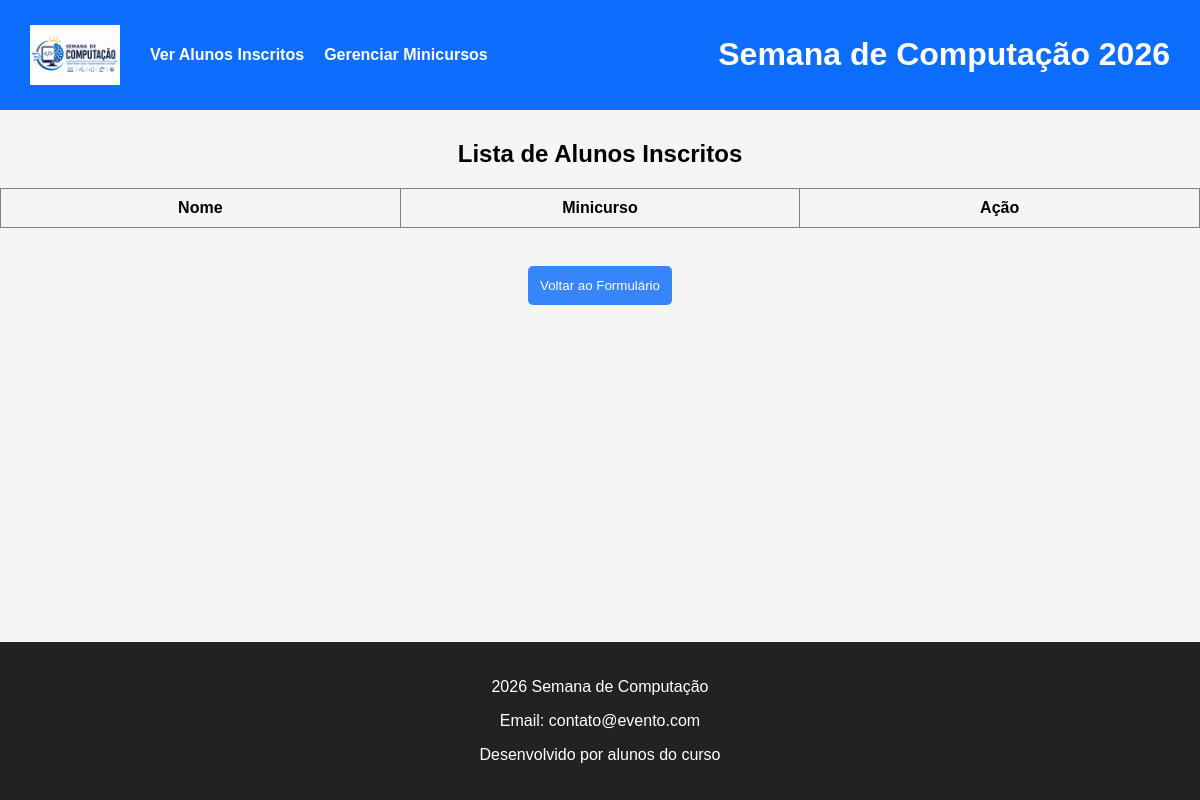
Before: /inscritos with the older database file.
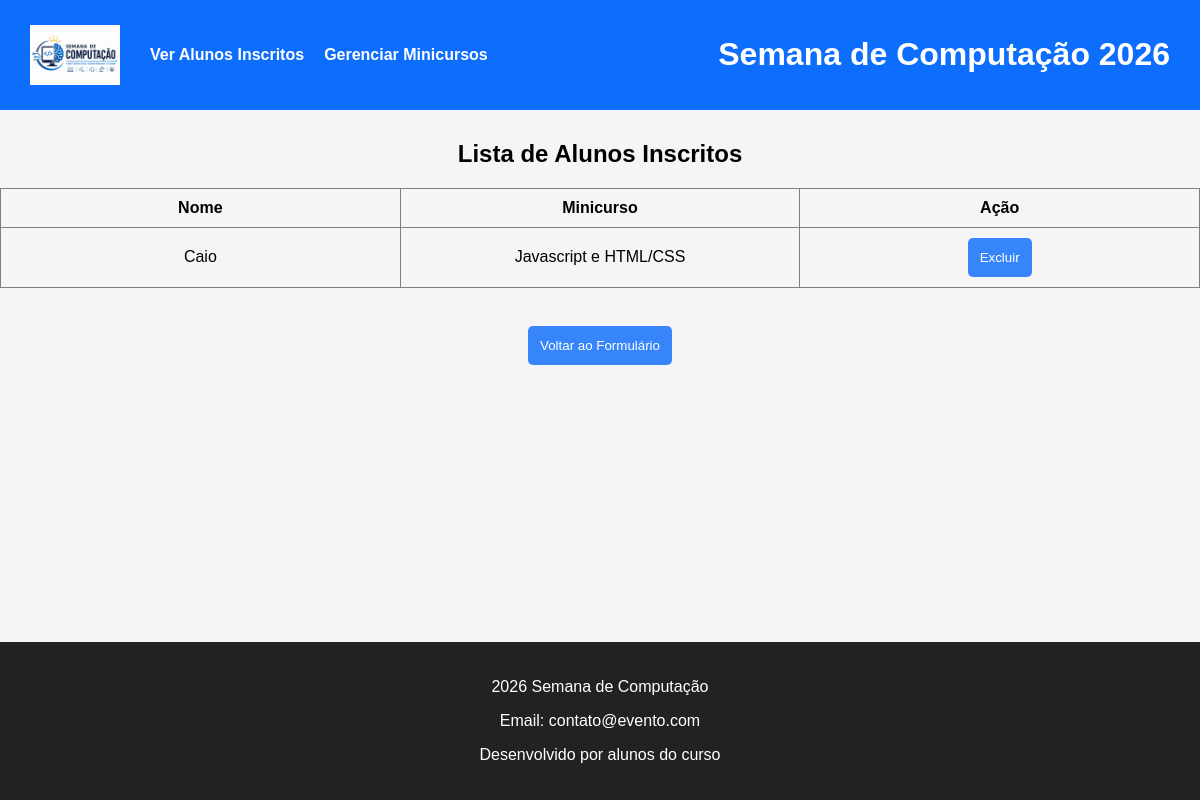
After: the same page with the newer database file.
### tables this page shows
CREATE TABLE inscritos (
            id INTEGER PRIMARY KEY AUTOINCREMENT,
            nome TEXT NOT NULL,
            minicurso_id INTEGER,
            FOREIGN KEY(minicurso_id) REFERENCES minicursos(id) ON DELETE CASCADE
        );

CREATE TABLE minicursos (
            id INTEGER PRIMARY KEY AUTOINCREMENT,
            nome TEXT NOT NULL UNIQUE
        );

### controllers/inscrito_controller.py (the view)
@inscrito_blueprint.route("/inscritos")
def listar_inscritos():
    lista = inscrito_dao.listar_todos()
    return render_template("inscritos.html", inscritos=lista)

### dao/inscrito_dao.py (called while the page is built)
    def listar_todos(self):
        conn = get_connection()
        cursor = conn.execute("""
            SELECT i.id, i.nome, i.minicurso_id, m.nome as minicurso_nome
            FROM inscritos i
            LEFT JOIN minicursos m ON i.minicurso_id = m.id
        """)
        rows = cursor.fetchall()
        conn.close()
        return [Inscrito(row['id'], row['nome'], row['minicurso_id'], row['minicurso_nome']) for row in rows]

### database.py (called while the page is built)
def get_connection():
    conn = sqlite3.connect(DATABASE_NAME)
    conn.execute("PRAGMA foreign_keys = ON;") # Força o SQLite a respeitar as regras de integridade e cascata
    conn.row_factory = sqlite3.Row  # Permite acessar colunas pelo nome!
    return conn

### templates/inscritos.html (shortened to what this page needs)
{% extends "layout.html" %}
{% block body %}
<h2>Lista de Alunos Inscritos</h2>
<table border="1" aria-label="Alunos inscritos e seus respectivos minicursos">
    <thead>
        <tr>
            <th scope="col">Nome</th>
            <th scope="col">Minicurso</th>
            <th scope="col">Ação</th>
        </tr>
    </thead>
    <tbody>
        {% for inscrito in inscritos %}
        <tr>
            <td>{{ inscrito.nome }}</td>
            <td>{{ inscrito.minicurso_nome }}</td>
            <td>
                <form action="/excluir" method="post" style="display:inline;">
                    <button type="submit"
                        onclick="return confirm('Tem certeza que deseja excluir a inscrição de {{ inscrito.nome }}?')">Excluir</button>
                </form>
            </td>
        </tr>
        {% endfor %}
    </tbody>
</table>
<br>
<div class="button-container"><button><a href="/">Voltar ao Formulário</a></button></div>
{% endblock %}

### templates/layout.html (shortened to what this page needs)
<!DOCTYPE html>
<html lang="pt-br">
<head>
   <link rel="stylesheet" href="{{ url_for('static', filename='css/estilo.css') }}">
</head>
<body>
   <div class="container">
      <header>
         <div class="header-container">
            <img src="{{ url_for('static', filename='images/logo.png') }}" width="90"
               alt="Logo oficial da Semana de Computação">
            <nav class="menu-navegacao" aria-label="Menu principal do sistema">
               <a href="/inscritos" class="link-menu">Ver Alunos Inscritos</a>
               <a href="/minicursos" class="link-menu">Gerenciar Minicursos</a>
            </nav>
         </div>
         <h1>Semana de Computação 2026</h1>
      </header>
      <section>
         {% block body %}
         {% endblock %}
      </section>
      <footer>
         <p>2026 Semana de Computação</p>
         <p>Email: contato@evento.com</p>
         <p>Desenvolvido por alunos do curso</p>
      </footer>
   </div>
</body>
</html>

### static/css/estilo.css (style rules this page uses)
body { font-family: Arial, Helvetica, sans-serif; margin: 0; background-color: #f5f5f5; min-height: 100vh; }
header { display: flex; justify-content: space-between; align-items: center; background: #0d6efd; color: white; padding: 15px 30px; }
a { text-decoration: none; color: inherit; }
.container { display: flex; flex-direction: column; align-itens: center; gap: 10px; min-height: 100vh; }
.header-container { display: flex; gap: 30px; align-items: center; }
.menu-navegacao { display: flex; gap: 20px; }
.menu-navegacao a { color: #fff; font-weight: bold; }
.button-container { margin-top: 20px; display: flex; gap: 15px; justify-content: center; align-content: center; }
section { flex: 1; width: 100%; }
footer { background: #222; color: white; text-align: center; padding: 20px; margin-top: auto; }
table { width: 100%; border-collapse: collapse; table-layout: fixed; }
th, td { padding: 10px; text-align: center; width: 33.33%; overflow: hidden; text-overflow: ellipsis; white-space: nowrap; }
button { padding: 12px; background: #0d6dfdd0; color: white; border: none; border-radius: 5px; cursor: pointer; }
h2, p { text-align: center; }

Changed rows visible on the page:
added inscritos: nome "Caio", minicurso_nome "Javascript e HTML/CSS"
